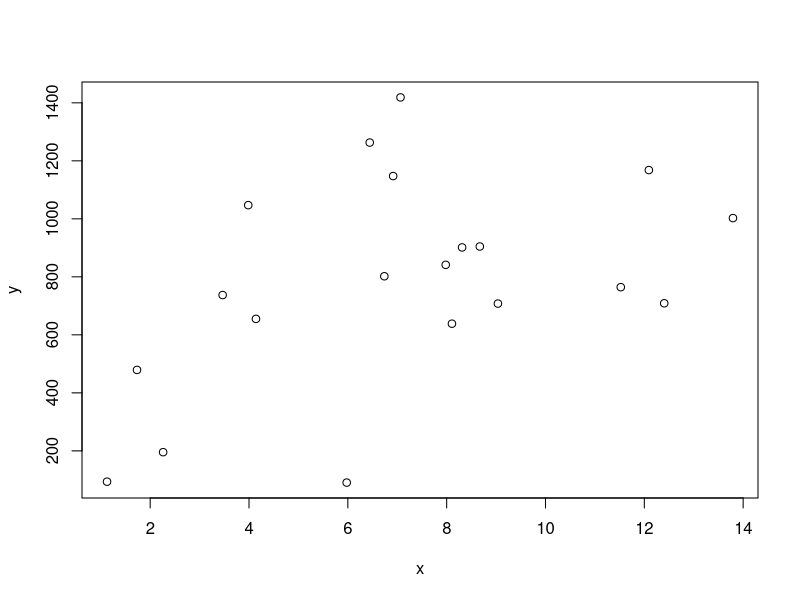

Reproduce this figure in R.
# /*
#   / @author Josh J
#   / This is a test file for Github
#   /
# */

print('hello world')
x <- runif(20, 0, 15)
y <- runif(20, 0, 1500)
plot(x, y)
